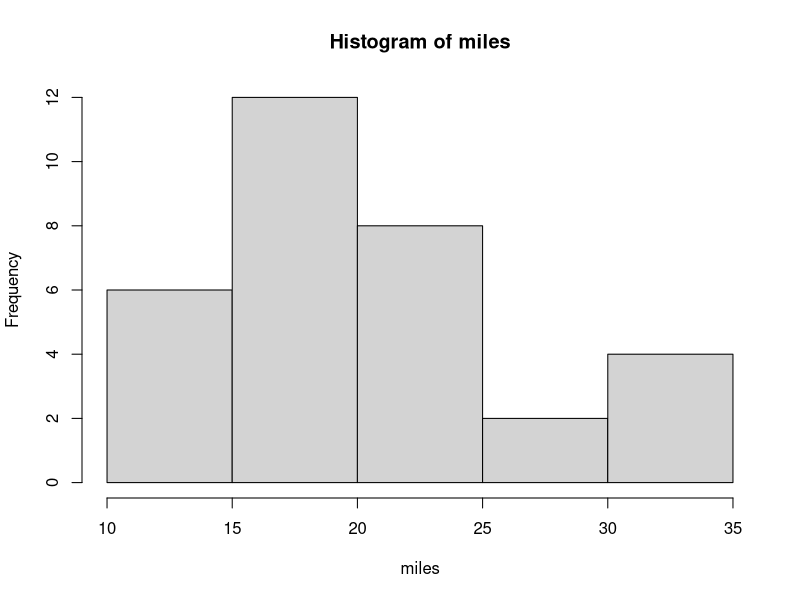
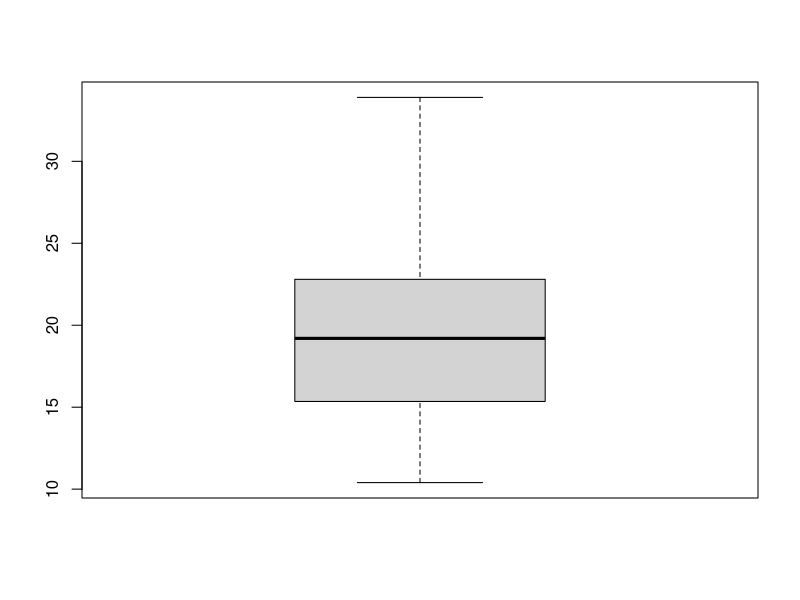
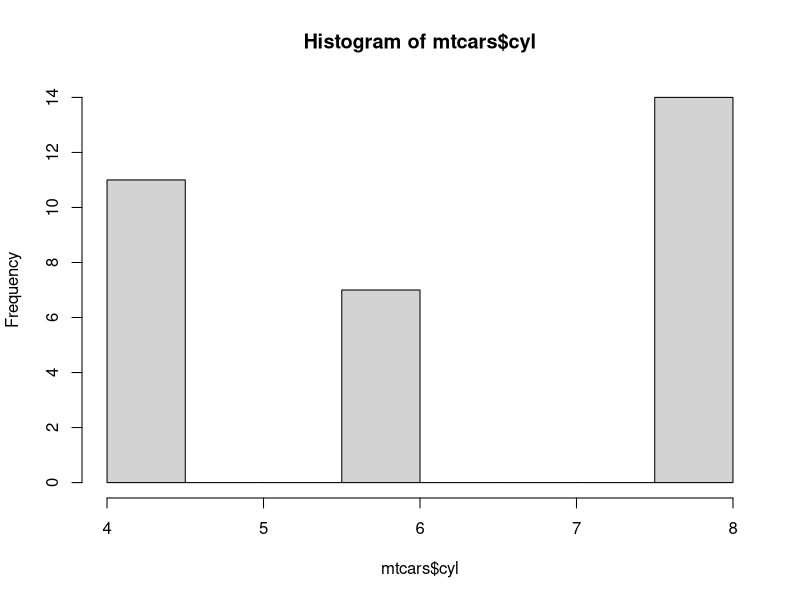
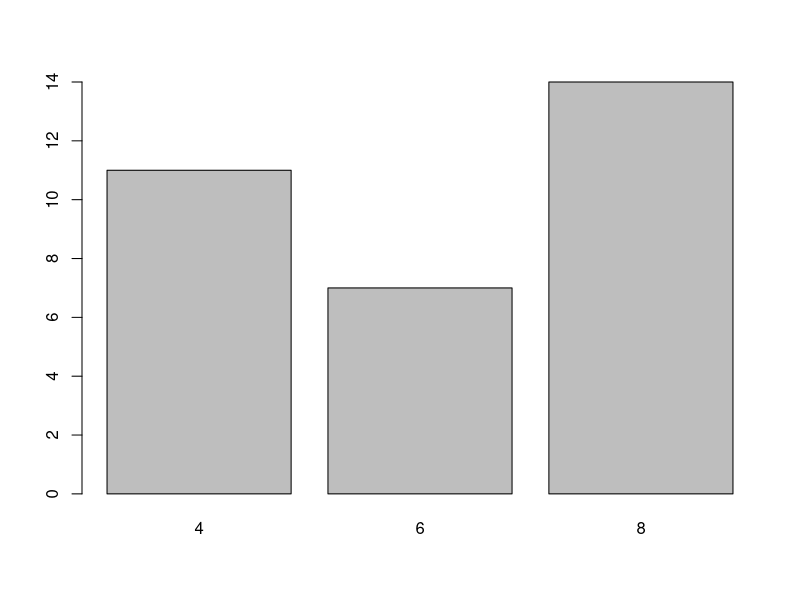
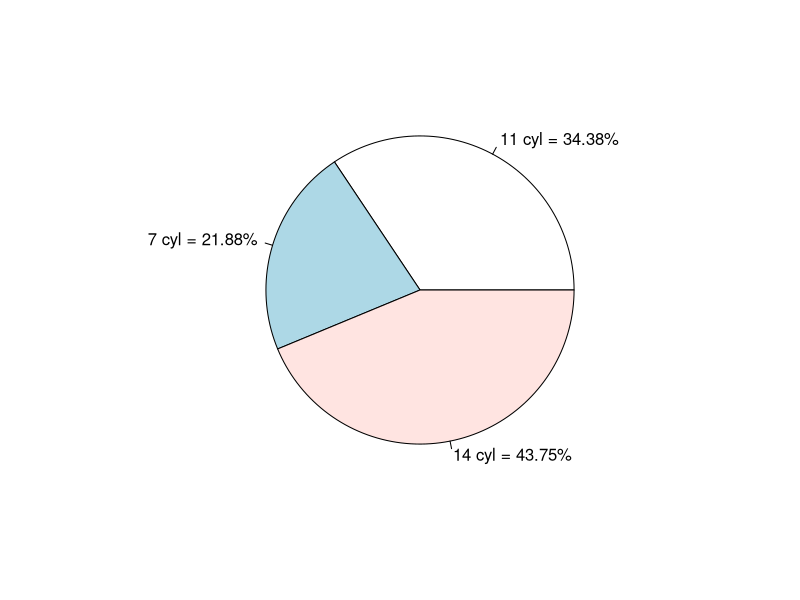
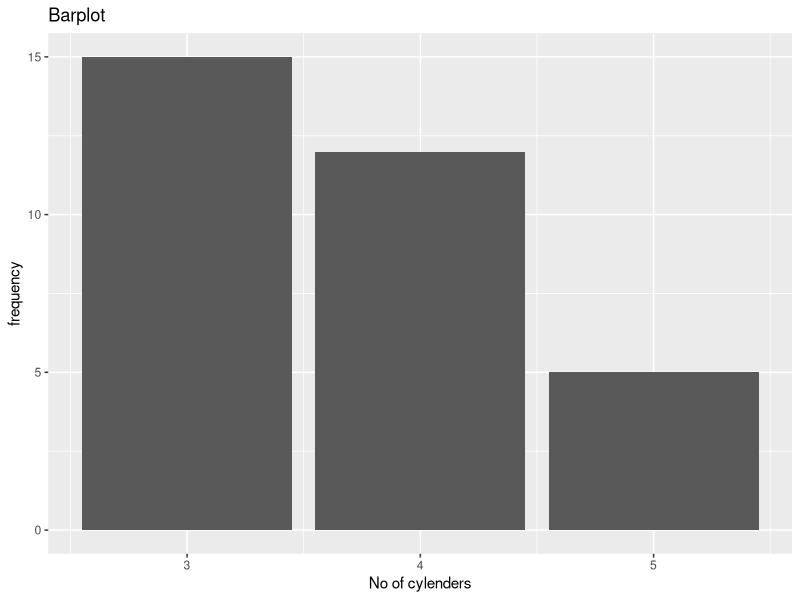
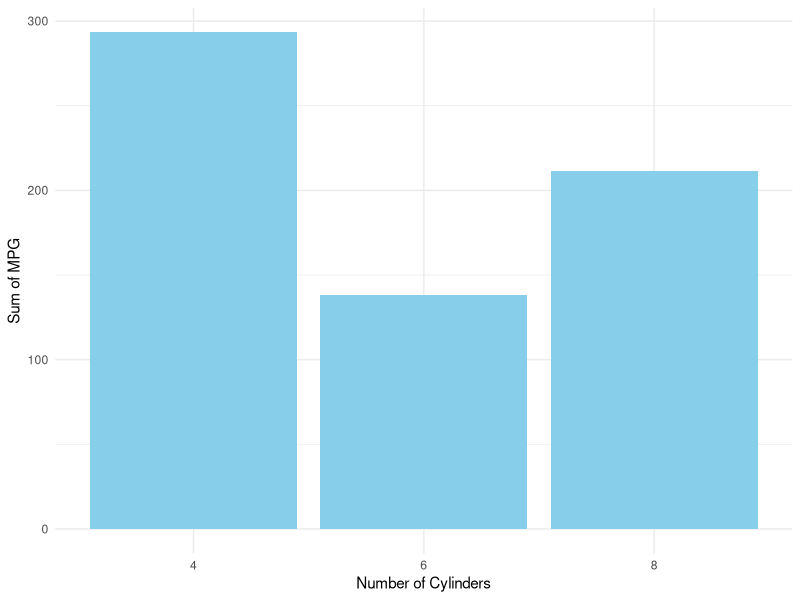
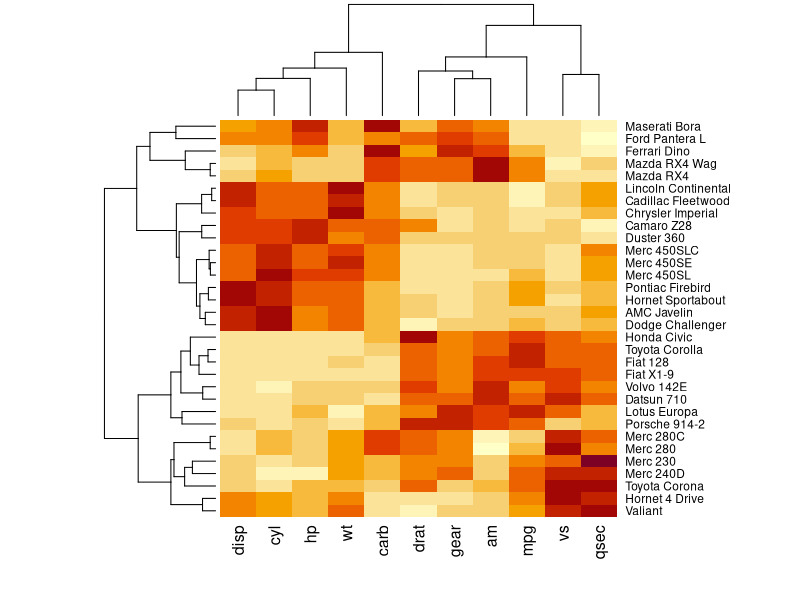

Generate these figures, in order, with R:
mtcars
miles=mtcars$mpg
hist(miles)
boxplot(miles)
hist(mtcars$cyl)
barplot(table(mtcars$cyl))

count_2=table(mtcars$cyl)
pie_labels <- paste0(count_2, " cyl = ", round(100 * count_2/sum(count_2), 2), "%")
pie(count_2, labels = pie_labels)

#install.packages("ggplot2")

library("ggplot2")


# Basic Line
ggplot(data=mtcars, aes(x=gear)) +
  geom_bar()+labs(title = "Barplot",x="No of cylenders", y="frequency")


# Sample dataframe
# Load required library
library(ggplot2)

# Aggregate the data
agg_df <- aggregate(mpg ~ cyl, data = mtcars, FUN = sum)

# Create a barplot
ggplot(agg_df, aes(x = factor(cyl), y = mpg)) +
  geom_bar(stat = "identity", fill = "skyblue") +
  labs(x = "Number of Cylinders", y = "Sum of MPG") +
  theme_minimal()

stem(miles,scale=3)
sort(miles)

heatmap(as.matrix(scale(mtcars)))

summary(mtcars) 
quantile(miles,.25)
quantile(miles,.50)
quantile(miles,.75)
sd(miles)
var(miles)
cv<-sd(miles)/mean(miles)
meadian<-mad(miles)

z_score<-(miles-mean(miles))/sd(miles)

